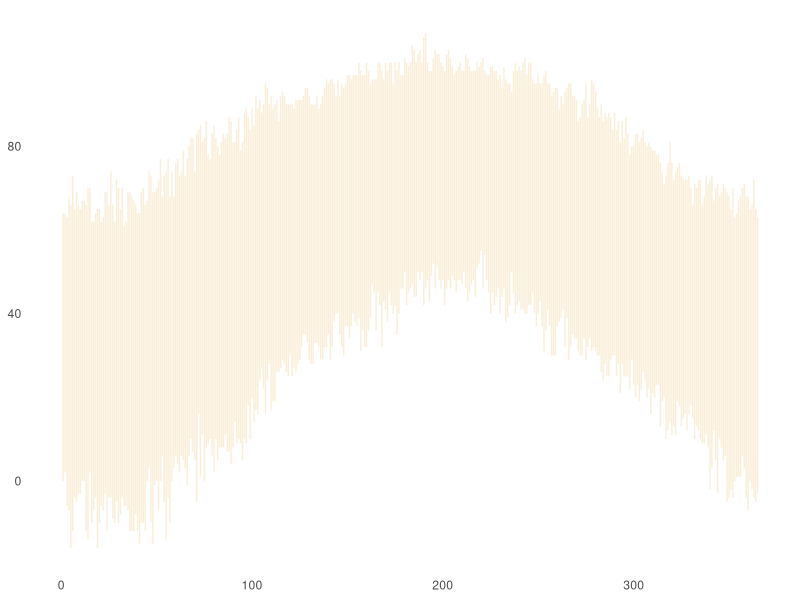
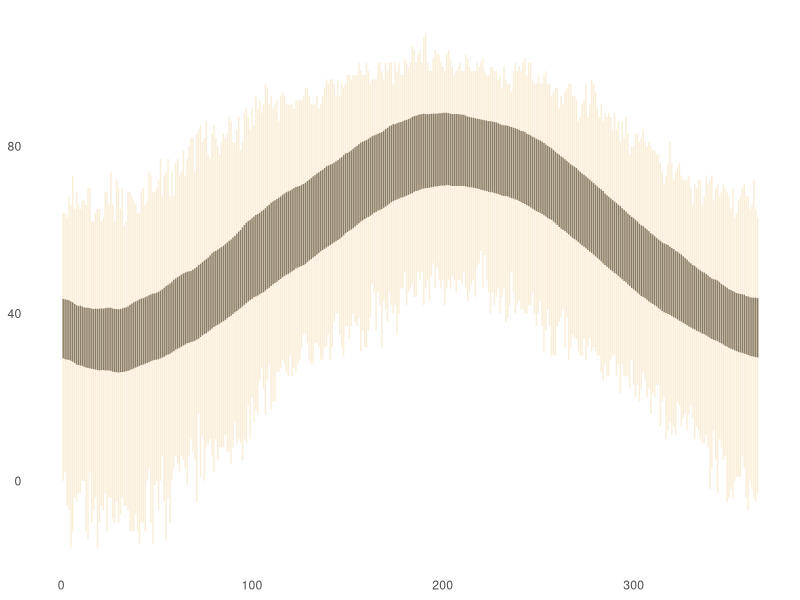
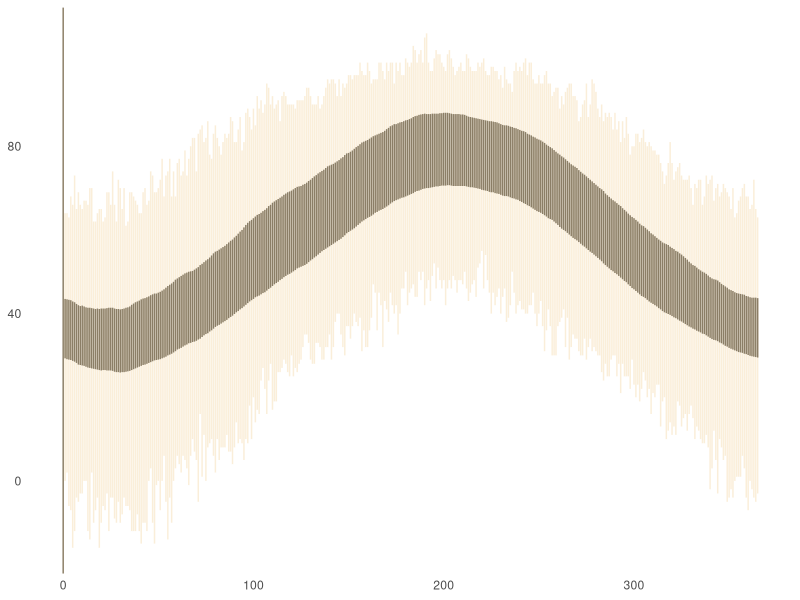
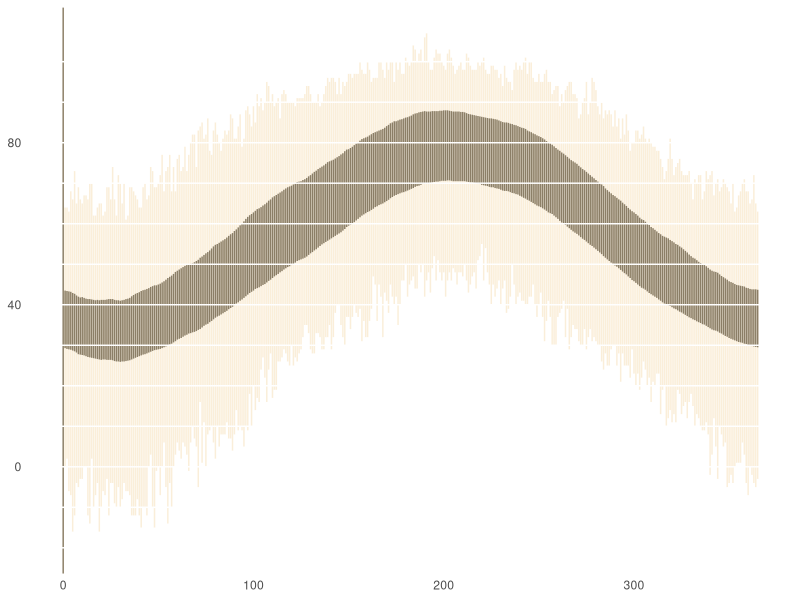
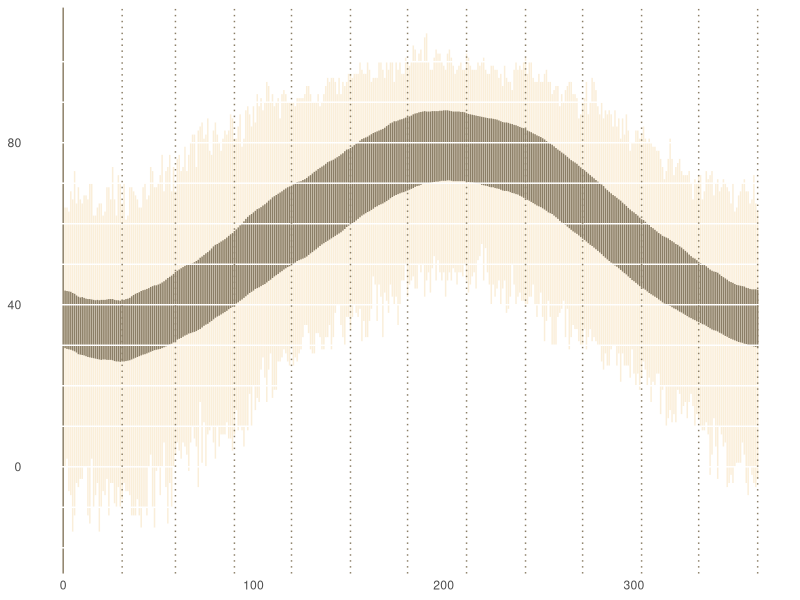
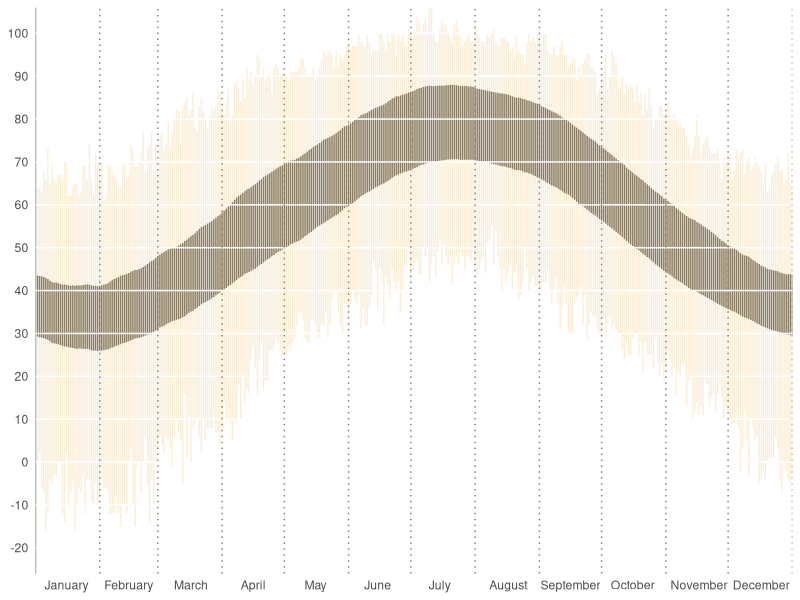
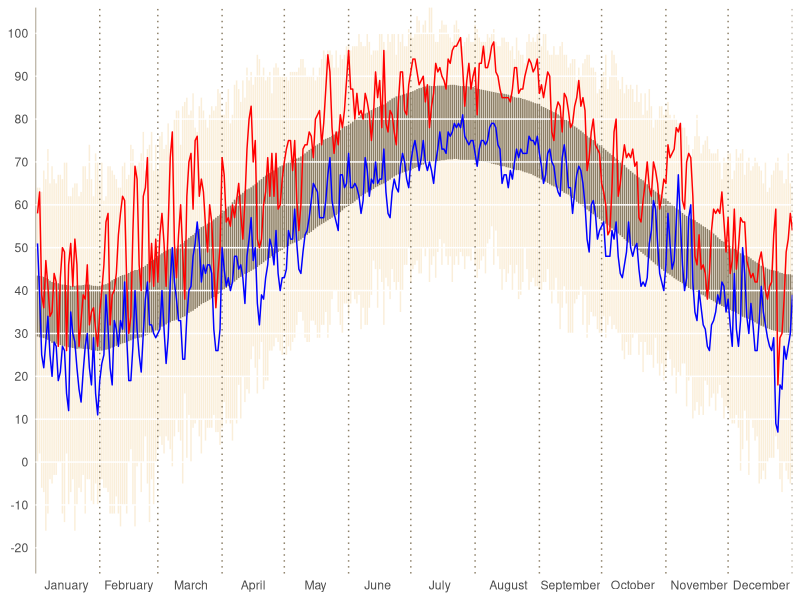
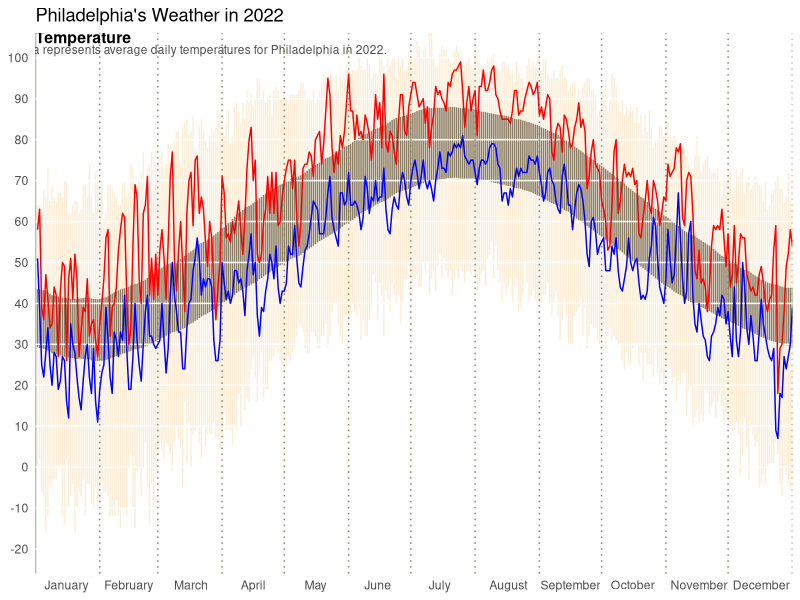

Reproduce these figures in R, in order.
library(dplyr)
library(tidyr)
library(ggplot2)
library(readxl)

df <- read_excel("R Weather Graphic Input.xlsx", sheet = "Philadelphia")
glimpse(df)

names(df) <- c("Month", "Day", "Year", "TempH", "TempL", "Precip", "Snow"
                , "AvgH", "AvgL", "RecordH", "RecordL")
glimpse(df)

Past <- df %>%
  mutate(newDay = seq(1, length(Day))) %>%   # label days as 1:365 (will represent x-axis)        
  ungroup() %>%
  mutate(Temp = (TempH + TempL) / 2) %>%
  filter(Temp != -99 & Year != 2024) %>%     # filter out missing data (identified with '-99' value) & current year data
  group_by(newDay) %>%
  mutate(upper = max(TempH), # identify max value for each day
         lower = min(TempL), # identify min value for each day
         avg = mean(Temp),  # calculate mean value for each day
         se = sd(Temp)/sqrt(length(Temp))) %>%  # calculate standard error of mean
  mutate(avg_upper = avg+(2.101*se),  # calculate 95% CI for mean
         avg_lower = avg-(2.101*se)) %>%  # calculate 95% CI for mean
  ungroup()

Present <- df %>%
  group_by(Year, Month) %>%
  arrange(Day) %>%
  ungroup() %>%
  group_by(Year) %>%
  mutate(newDay = seq(1, length(Day))) %>%  # create matching x-axis as historical data
  ungroup() %>%
  mutate(Temp = (TempH + TempL) / 2) %>%
  filter(Temp != -99 & Year == 2024)  # filter out missing data & select current year data


p <- ggplot(Past, aes(newDay, Temp)) +
  theme(plot.background = element_blank(),
        panel.grid.minor = element_blank(),
        panel.grid.major = element_blank(),
        panel.border = element_blank(),
        panel.background = element_blank(),
        axis.ticks = element_blank(),
        #axis.text = element_blank(),  
        axis.title = element_blank()) +
  geom_linerange(Past, mapping=aes(x=newDay, ymin=RecordL, ymax=RecordH), colour = "wheat", alpha=.5)

print(p)

p <- p +
  geom_linerange(Past, mapping=aes(x=newDay, ymin=AvgL, ymax=AvgH), colour = "wheat4")

print(p)

p <- p +
  geom_line(Present, mapping=aes(x=newDay, y=Temp, group=1)) +
  geom_vline(xintercept = 0, colour = "wheat4", linetype=1)

print(p)

p <- p +
  geom_hline(yintercept = -20, colour = "white", linetype=1) +
  geom_hline(yintercept = -10, colour = "white", linetype=1) +
  geom_hline(yintercept = 0, colour = "white", linetype=1) +
  geom_hline(yintercept = 10, colour = "white", linetype=1) +
  geom_hline(yintercept = 20, colour = "white", linetype=1) +
  geom_hline(yintercept = 30, colour = "white", linetype=1) +
  geom_hline(yintercept = 40, colour = "white", linetype=1) +
  geom_hline(yintercept = 50, colour = "white", linetype=1) +
  geom_hline(yintercept = 60, colour = "white", linetype=1) +
  geom_hline(yintercept = 70, colour = "white", linetype=1) +
  geom_hline(yintercept = 80, colour = "white", linetype=1) +
  geom_hline(yintercept = 90, colour = "white", linetype=1) +
  geom_hline(yintercept = 100, colour = "white", linetype=1)

print(p)

p <- p +
  geom_vline(xintercept = 31, colour = "wheat4", linetype=3, size=.5) +
  geom_vline(xintercept = 59, colour = "wheat4", linetype=3, size=.5) +
  geom_vline(xintercept = 90, colour = "wheat4", linetype=3, size=.5) +
  geom_vline(xintercept = 120, colour = "wheat4", linetype=3, size=.5) +
  geom_vline(xintercept = 151, colour = "wheat4", linetype=3, size=.5) +
  geom_vline(xintercept = 181, colour = "wheat4", linetype=3, size=.5) +
  geom_vline(xintercept = 212, colour = "wheat4", linetype=3, size=.5) +
  geom_vline(xintercept = 243, colour = "wheat4", linetype=3, size=.5) +
  geom_vline(xintercept = 273, colour = "wheat4", linetype=3, size=.5) +
  geom_vline(xintercept = 304, colour = "wheat4", linetype=3, size=.5) +
  geom_vline(xintercept = 334, colour = "wheat4", linetype=3, size=.5) +
  geom_vline(xintercept = 365, colour = "wheat4", linetype=3, size=.5)

print(p)

p <- p +
  coord_cartesian(ylim = c(-20,100)) +
  scale_y_continuous(breaks = seq(-20,100, by=10)) +
  scale_x_continuous(expand = c(0, 0),
                     breaks = c(15,45,75,105,135,165,195,228,258,288,320,350),
                     labels = c("January", "February", "March", "April",
                                "May", "June", "July", "August", "September",
                                "October", "November", "December"))

print(p)

p <- p +
  geom_line(data = Past, aes(x=newDay, y=TempL), colour="blue") +
  geom_line(data = Past, aes(x=newDay, y=TempH), colour="red")

print(p)

p <- p +
  labs(title = "Philadelphia's Weather in 2022" )+
  annotate("text", x = 23, y = 105, label = "Temperature", size=4, fontface="bold")+
  annotate("text", x = 80, y = 102, 
           label = "Data represents average daily temperatures for Philadelphia in 2022.", size=3, colour="gray30")
  
print(p)
